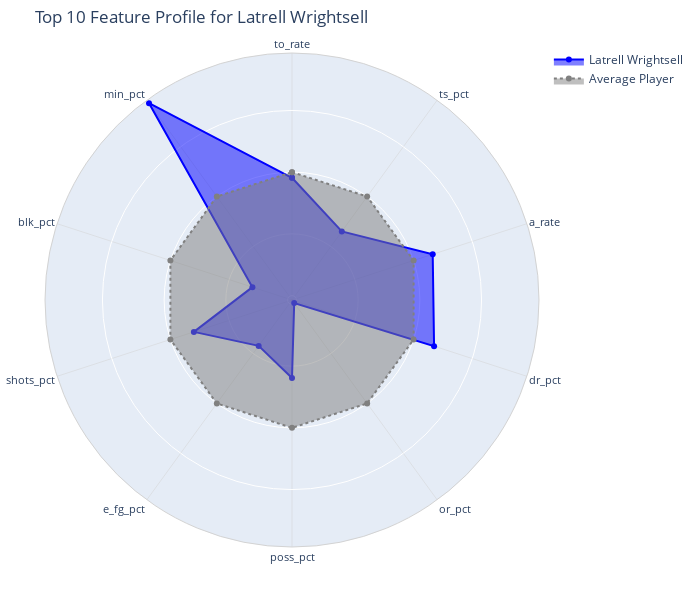

Notebook cell for this chart:
### Code cell
get_full_feature_names(best_stack_model, df, ev.model_vars)

plot_player_radar(player_name_for_plot, 
                  pd.concat([pd.DataFrame(ev.model_vars(df)[1], columns=get_full_feature_names(best_stack_model, df, ev.model_vars)), 
                             pd.DataFrame({'player': ev.model_vars(df)[2]})], axis = 1), 
                  best_stack_model, 
                  get_full_feature_names(best_stack_model, df, ev.model_vars), 
                  top_n = 10).show()

### Figure 1 — Plotly figure (JSON) as saved in the notebook; plotly's stock layout.template omitted (floating-point values rounded to 4 significant figures)
{"data": [{"fill": "toself", "line": {"color": "blue"}, "name": "Latrell Wrightsell", "r": [-0.04562, -0.3495, 0.1628, 0.1745, -1.005, -0.4037, -0.5764, -0.1998, -0.6987, 0.9349, -0.04562], "theta": ["to_rate", "ts_pct", "a_rate", "dr_pct", "or_pct", "poss_pct", "e_fg_pct", "shots_pct", "blk_pct", "min_pct", "to_rate"], "type": "scatterpolar"}, {"fill": "toself", "line": {"color": "gray", "dash": "dot"}, "name": "Average Player", "r": [3.152e-16, 9.658e-16, -2.431e-16, 1.726e-16, -1.175e-16, -3.137e-16, 8.722e-17, 2.209e-16, 6.807e-17, 1.917e-16, 3.152e-16], "theta": ["to_rate", "ts_pct", "a_rate", "dr_pct", "or_pct", "poss_pct", "e_fg_pct", "shots_pct", "blk_pct", "min_pct", "to_rate"], "type": "scatterpolar"}], "layout": {"polar": {"radialaxis": {"visible": true, "showticklabels": false, "ticks": "", "showline": false, "showgrid": true}, "angularaxis": {"tickfont": {"size": 11}, "rotation": 90, "direction": "clockwise", "showline": true, "linecolor": "lightgray", "linewidth": 1, "gridcolor": "lightgray", "gridwidth": 0.5}}, "margin": {"l": 45, "r": 45, "t": 45, "b": 45}, "showlegend": true, "width": 700, "height": 600, "title": {"text": "Top 10 Feature Profile for Latrell Wrightsell"}}}
